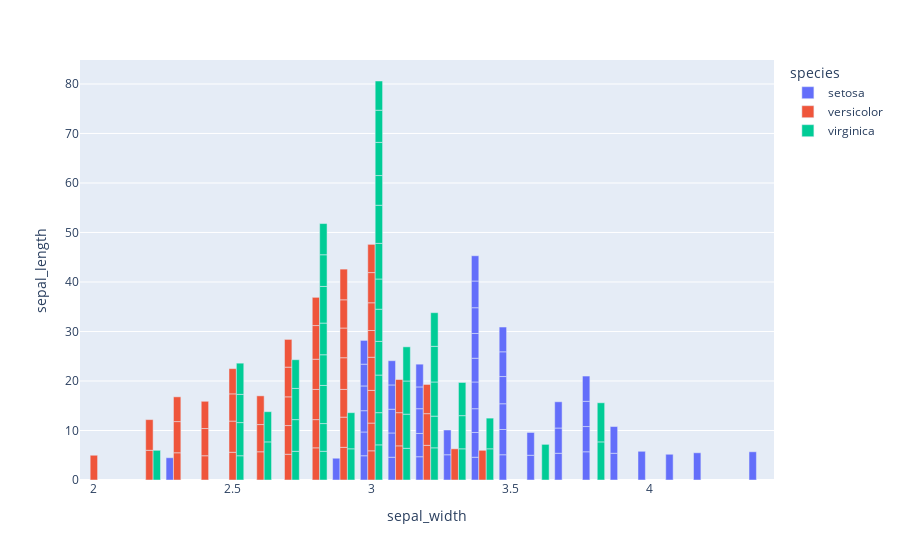

The notebook cell this image was saved under:
### Code cell
fig = px.bar(iris, x="sepal_width", y="sepal_length", color="species", barmode="group")
fig.show()

### Figure 1 — Plotly figure (JSON) as saved in the notebook; plotly's stock layout.template omitted (floating-point values rounded to 4 significant figures)
{"data": [{"alignmentgroup": "True", "hovertemplate": "species=setosa<br>sepal_width=%{x}<br>sepal_length=%{y}<extra></extra>", "legendgroup": "setosa", "marker": {"color": "#636efa", "pattern": {"shape": ""}}, "name": "setosa", "offsetgroup": "setosa", "orientation": "v", "showlegend": true, "textposition": "auto", "type": "bar", "x": [3.5, 3.0, 3.2, 3.1, 3.6, 3.9, 3.4, 3.4, 2.9, 3.1, 3.7, 3.4, 3.0, 3.0, 4.0, 4.4, 3.9, 3.5, 3.8, 3.8, 3.4, 3.7, 3.6, 3.3, 3.4, 3.0, 3.4, 3.5, 3.4, 3.2, 3.1, 3.4, 4.1, 4.2, 3.1, 3.2, 3.5, 3.1, 3.0, 3.4, 3.5, 2.3, 3.2, 3.5, 3.8, 3.0, 3.8, 3.2, 3.7, 3.3], "xaxis": "x", "y": [5.1, 4.9, 4.7, 4.6, 5.0, 5.4, 4.6, 5.0, 4.4, 4.9, 5.4, 4.8, 4.8, 4.3, 5.8, 5.7, 5.4, 5.1, 5.7, 5.1, 5.4, 5.1, 4.6, 5.1, 4.8, 5.0, 5.0, 5.2, 5.2, 4.7, 4.8, 5.4, 5.2, 5.5, 4.9, 5.0, 5.5, 4.9, 4.4, 5.1, 5.0, 4.5, 4.4, 5.0, 5.1, 4.8, 5.1, 4.6, 5.3, 5.0], "yaxis": "y"}, {"alignmentgroup": "True", "hovertemplate": "species=versicolor<br>sepal_width=%{x}<br>sepal_length=%{y}<extra></extra>", "legendgroup": "versicolor", "marker": {"color": "#EF553B", "pattern": {"shape": ""}}, "name": "versicolor", "offsetgroup": "versicolor", "orientation": "v", "showlegend": true, "textposition": "auto", "type": "bar", "x": [3.2, 3.2, 3.1, 2.3, 2.8, 2.8, 3.3, 2.4, 2.9, 2.7, 2.0, 3.0, 2.2, 2.9, 2.9, 3.1, 3.0, 2.7, 2.2, 2.5, 3.2, 2.8, 2.5, 2.8, 2.9, 3.0, 2.8, 3.0, 2.9, 2.6, 2.4, 2.4, 2.7, 2.7, 3.0, 3.4, 3.1, 2.3, 3.0, 2.5, 2.6, 3.0, 2.6, 2.3, 2.7, 3.0, 2.9, 2.9, 2.5, 2.8], "xaxis": "x", "y": [7.0, 6.4, 6.9, 5.5, 6.5, 5.7, 6.3, 4.9, 6.6, 5.2, 5.0, 5.9, 6.0, 6.1, 5.6, 6.7, 5.6, 5.8, 6.2, 5.6, 5.9, 6.1, 6.3, 6.1, 6.4, 6.6, 6.8, 6.7, 6.0, 5.7, 5.5, 5.5, 5.8, 6.0, 5.4, 6.0, 6.7, 6.3, 5.6, 5.5, 5.5, 6.1, 5.8, 5.0, 5.6, 5.7, 5.7, 6.2, 5.1, 5.7], "yaxis": "y"}, {"alignmentgroup": "True", "hovertemplate": "species=virginica<br>sepal_width=%{x}<br>sepal_length=%{y}<extra></extra>", "legendgroup": "virginica", "marker": {"color": "#00cc96", "pattern": {"shape": ""}}, "name": "virginica", "offsetgroup": "virginica", "orientation": "v", "showlegend": true, "textposition": "auto", "type": "bar", "x": [3.3, 2.7, 3.0, 2.9, 3.0, 3.0, 2.5, 2.9, 2.5, 3.6, 3.2, 2.7, 3.0, 2.5, 2.8, 3.2, 3.0, 3.8, 2.6, 2.2, 3.2, 2.8, 2.8, 2.7, 3.3, 3.2, 2.8, 3.0, 2.8, 3.0, 2.8, 3.8, 2.8, 2.8, 2.6, 3.0, 3.4, 3.1, 3.0, 3.1, 3.1, 3.1, 2.7, 3.2, 3.3, 3.0, 2.5, 3.0, 3.4, 3.0], "xaxis": "x", "y": [6.3, 5.8, 7.1, 6.3, 6.5, 7.6, 4.9, 7.3, 6.7, 7.2, 6.5, 6.4, 6.8, 5.7, 5.8, 6.4, 6.5, 7.7, 7.7, 6.0, 6.9, 5.6, 7.7, 6.3, 6.7, 7.2, 6.2, 6.1, 6.4, 7.2, 7.4, 7.9, 6.4, 6.3, 6.1, 7.7, 6.3, 6.4, 6.0, 6.9, 6.7, 6.9, 5.8, 6.8, 6.7, 6.7, 6.3, 6.5, 6.2, 5.9], "yaxis": "y"}], "layout": {"barmode": "group", "legend": {"title": {"text": "species"}, "tracegroupgap": 0}, "margin": {"t": 60}, "xaxis": {"anchor": "y", "domain": [0, 1], "title": {"text": "sepal_width"}}, "yaxis": {"anchor": "x", "domain": [0, 1], "title": {"text": "sepal_length"}}}}
